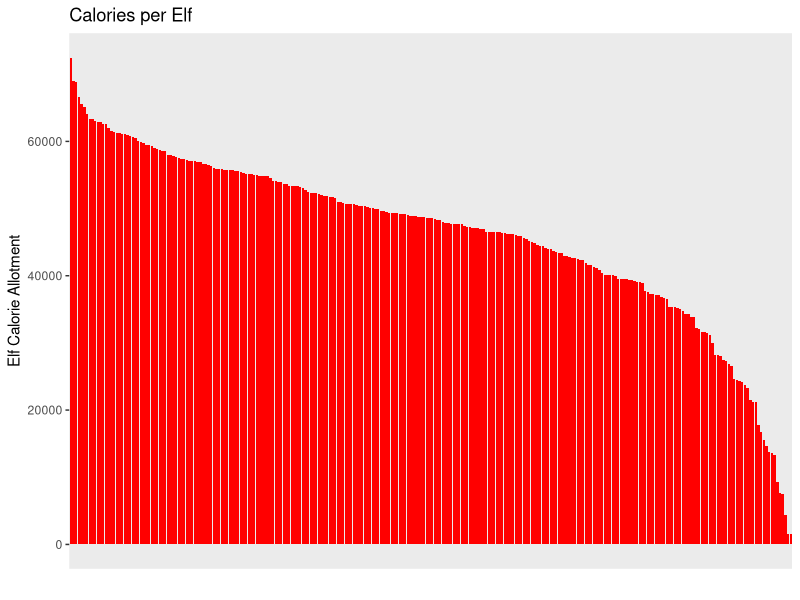
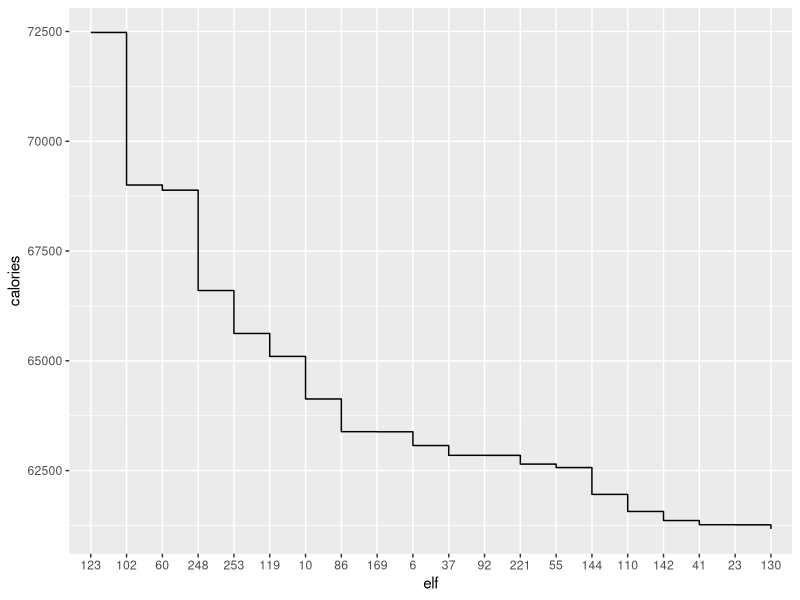
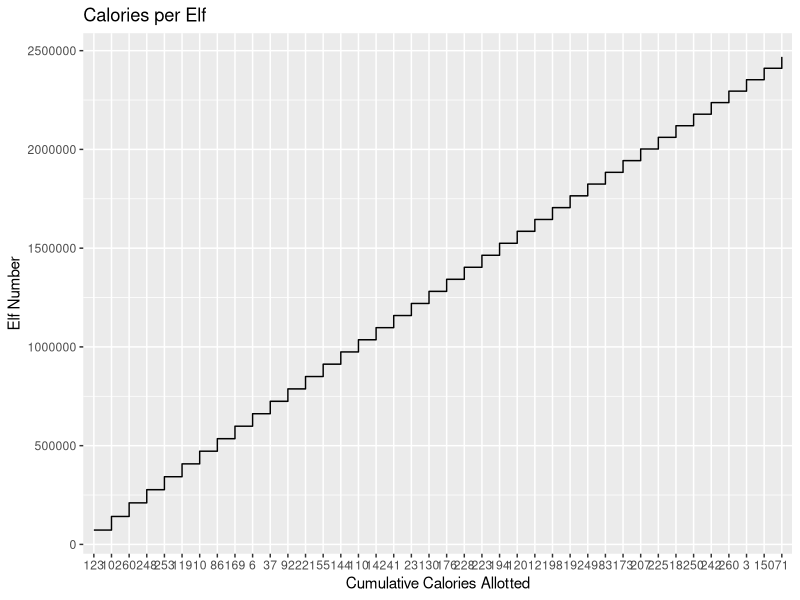
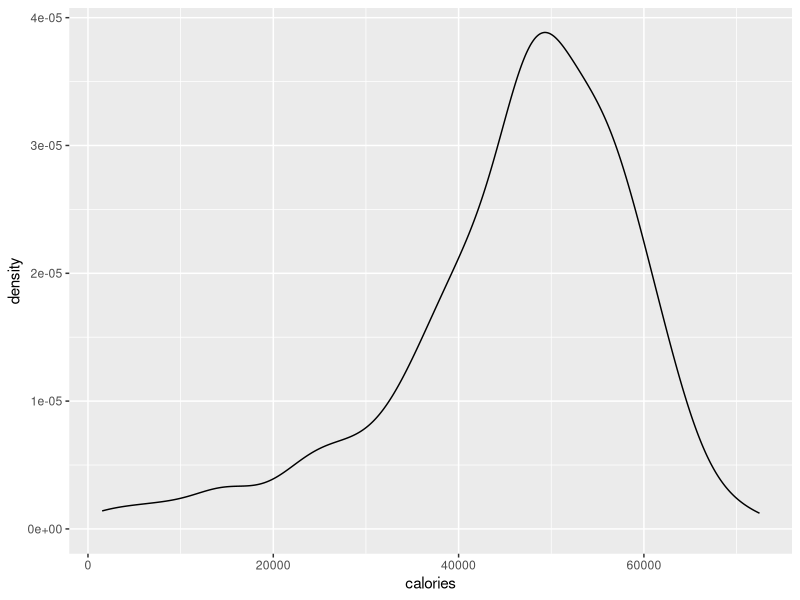

The R source for these figures, in order:
## ---- chunk 1
library(ggplot2)
library(dplyr)

calories <- readLines("inputs/day1.txt")
calories <- data.frame(calories = calories)
calories$elf <- cumsum(calories$calories == "") + 1
calories <- calories[calories$calories != "", ]
calories$calories <- as.integer(calories$calories)
## ---- chunk 2
calories_grouped <- tapply(calories$calories,calories$elf, sum )
calories_grouped <- data.frame(elf = names(calories_grouped), calories = calories_grouped)
calories_grouped$elf <- factor(calories_grouped$elf, levels = calories_grouped$elf[order(calories_grouped$calories, decreasing = TRUE )])
calories_grouped <- calories_grouped[match(levels(calories_grouped$elf), calories_grouped$elf),]

ggplot(calories_grouped, aes(x = elf, y = calories)) +
geom_col(fill = "red") +
labs(x = "", y = "Elf Calorie Allotment", title = "Calories per Elf") +
theme(axis.text.x = element_blank(),
axis.ticks.x = element_blank(),
panel.grid = element_blank())
## ---- chunk 3
ggplot(calories_grouped[1:20,], aes(elf, calories, group = 1)) +
geom_step()
## ---- chunk 4
ggplot(calories_grouped[1:40,],
    aes(y =  cumsum(calories), x = elf,  group = 1, fill = elf)) +
geom_step() +
labs(title = "Calories per Elf", y = "Elf Number", x = "Cumulative Calories Allotted")
## ---- chunk 5
ggplot(calories_grouped, aes(calories)) +
geom_density()
